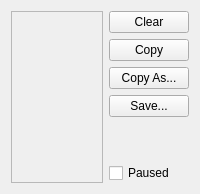
                <widget class="QWidget" name="Hex_Tab">
                 <attribute name="title">
                  <string>Incoming Hex</string>
                 </attribute>
                 <layout class="QHBoxLayout" name="horizontalLayout_11">
                  <item>
                   <widget class="QWidget" name="widget_HexDisplay" native="true">
                    <layout class="QVBoxLayout" name="verticalLayout_6">
                     <property name="leftMargin">
                      <number>0</number>
                     </property>
                     <property name="topMargin">
                      <number>0</number>
                     </property>
                     <property name="rightMargin">
                      <number>0</number>
                     </property>
                     <property name="bottomMargin">
                      <number>0</number>
                     </property>
                     <item>
                      <widget class="QFrame" name="frame_HexDisplayContainer">
                       <property name="frameShape">
                        <enum>QFrame::StyledPanel</enum>
                       </property>
                      </widget>
                     </item>
                    </layout>
                   </widget>
                  </item>
                  <item>
                   <widget class="QWidget" name="widget_4" native="true">
                    <property name="sizePolicy">
                     <sizepolicy hsizetype="Maximum" vsizetype="Preferred">
                      <horstretch>0</horstretch>
                      <verstretch>0</verstretch>
                     </sizepolicy>
                    </property>
                    <layout class="QVBoxLayout" name="verticalLayout_7">
                     <property name="leftMargin">
                      <number>0</number>
                     </property>
                     <property name="topMargin">
                      <number>0</number>
                     </property>
                     <property name="rightMargin">
                      <number>0</number>
                     </property>
                     <property name="bottomMargin">
                      <number>0</number>
                     </property>
                     <item>
                      <widget class="QPushButton" name="pushButton_HexClear">
                       <property name="text">
                        <string>Clear</string>
                       </property>
                      </widget>
                     </item>
                     <item>
                      <widget class="QPushButton" name="pushButton_HexCopy">
                       <property name="text">
                        <string>Copy</string>
                       </property>
                      </widget>
                     </item>
                     <item>
                      <widget class="QPushButton" name="pushButton_HexCopyAs">
                       <property name="text">
                        <string>Copy As...</string>
                       </property>
                      </widget>
                     </item>
                     <item>
                      <widget class="QPushButton" name="IncomingHex_Save_pushButton">
                       <property name="text">
                        <string>Save...</string>
                       </property>
                      </widget>
                     </item>
                     <item>
                      <spacer name="verticalSpacer_2">
                       <property name="orientation">
                        <enum>Qt::Vertical</enum>
                       </property>
                       <property name="sizeHint" stdset="0">
                        <size>
                         <width>20</width>
                         <height>40</height>
                        </size>
                       </property>
                      </spacer>
                     </item>
                     <item>
                      <widget class="QCheckBox" name="checkBox_HexPaused">
                       <property name="text">
                        <string>Paused</string>
                       </property>
                      </widget>
                     </item>
                    </layout>
                   </widget>
                  </item>
                 </layout>
                </widget>
